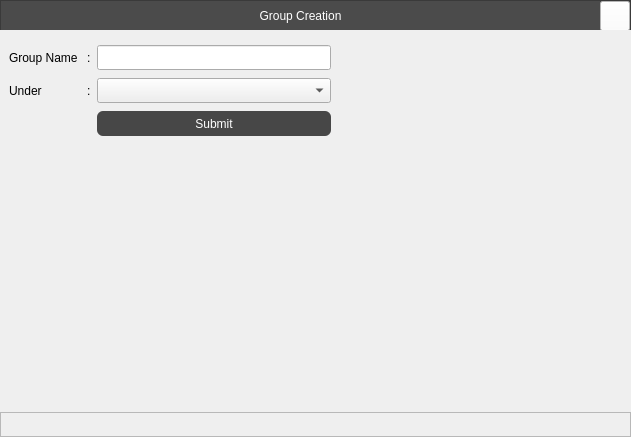
<?xml version="1.0" encoding="UTF-8"?>
<ui version="4.0">
 <class>MainWindow</class>
 <widget class="QMainWindow" name="MainWindow">
  <property name="geometry">
   <rect>
    <x>0</x>
    <y>0</y>
    <width>631</width>
    <height>437</height>
   </rect>
  </property>
  <property name="minimumSize">
   <size>
    <width>0</width>
    <height>0</height>
   </size>
  </property>
  <property name="windowTitle">
   <string>MainWindow</string>
  </property>
  <property name="styleSheet">
   <string notr="true">QWidget{
	font: 11pt &quot;Sitka Text&quot;;
}</string>
  </property>
  <widget class="QWidget" name="centralwidget">
   <layout class="QGridLayout" name="gridLayout_2">
    <property name="leftMargin">
     <number>0</number>
    </property>
    <property name="topMargin">
     <number>0</number>
    </property>
    <property name="rightMargin">
     <number>0</number>
    </property>
    <property name="bottomMargin">
     <number>0</number>
    </property>
    <property name="spacing">
     <number>0</number>
    </property>
    <item row="7" column="0">
     <widget class="QFrame" name="ffooter">
      <property name="maximumSize">
       <size>
        <width>16777215</width>
        <height>25</height>
       </size>
      </property>
      <property name="frameShape">
       <enum>QFrame::StyledPanel</enum>
      </property>
      <property name="frameShadow">
       <enum>QFrame::Raised</enum>
      </property>
     </widget>
    </item>
    <item row="0" column="0">
     <widget class="QFrame" name="fheader">
      <property name="maximumSize">
       <size>
        <width>16777215</width>
        <height>30</height>
       </size>
      </property>
      <property name="styleSheet">
       <string notr="true">background-color: rgb(75,75,75);
color: rgb(255, 255, 255);
font: 75 12pt &quot;Sitka Small&quot;;</string>
      </property>
      <property name="frameShape">
       <enum>QFrame::StyledPanel</enum>
      </property>
      <property name="frameShadow">
       <enum>QFrame::Raised</enum>
      </property>
      <layout class="QGridLayout" name="gridLayout_3">
       <property name="leftMargin">
        <number>0</number>
       </property>
       <property name="topMargin">
        <number>0</number>
       </property>
       <property name="rightMargin">
        <number>0</number>
       </property>
       <property name="bottomMargin">
        <number>0</number>
       </property>
       <property name="spacing">
        <number>0</number>
       </property>
       <item row="0" column="1">
        <widget class="QPushButton" name="pbClose">
         <property name="minimumSize">
          <size>
           <width>30</width>
           <height>30</height>
          </size>
         </property>
         <property name="maximumSize">
          <size>
           <width>30</width>
           <height>30</height>
          </size>
         </property>
         <property name="styleSheet">
          <string notr="true">background-color:white</string>
         </property>
         <property name="text">
          <string/>
         </property>
         <property name="icon">
          <iconset resource="../icons/icons.qrc">
           <normaloff>:/newPrefix/icons/x.svg</normaloff>:/newPrefix/icons/x.svg</iconset>
         </property>
         <property name="iconSize">
          <size>
           <width>20</width>
           <height>20</height>
          </size>
         </property>
        </widget>
       </item>
       <item row="0" column="0">
        <widget class="QLabel" name="lbGroupCreation">
         <property name="minimumSize">
          <size>
           <width>0</width>
           <height>30</height>
          </size>
         </property>
         <property name="styleSheet">
          <string notr="true"/>
         </property>
         <property name="text">
          <string>Group Creation</string>
         </property>
         <property name="alignment">
          <set>Qt::AlignCenter</set>
         </property>
        </widget>
       </item>
      </layout>
     </widget>
    </item>
    <item row="1" column="0">
     <widget class="QWidget" name="widget" native="true">
      <property name="styleSheet">
       <string notr="true">QPushButton{

	font: 75 10pt &quot;Sitka Small&quot;;
border-radius:06px;
background-color: rgb(75,75,75);
color: rgb(255, 255, 255);

}
QPushButton:selected {
  background: #1464A0;
  color: #19232d;
}



</string>
      </property>
      <layout class="QGridLayout" name="gridLayout">
       <property name="leftMargin">
        <number>9</number>
       </property>
       <property name="topMargin">
        <number>15</number>
       </property>
       <property name="rightMargin">
        <number>300</number>
       </property>
       <property name="bottomMargin">
        <number>0</number>
       </property>
       <property name="verticalSpacing">
        <number>8</number>
       </property>
       <item row="2" column="2">
        <widget class="QPushButton" name="pbSubmit">
         <property name="minimumSize">
          <size>
           <width>0</width>
           <height>25</height>
          </size>
         </property>
         <property name="maximumSize">
          <size>
           <width>16777215</width>
           <height>25</height>
          </size>
         </property>
         <property name="styleSheet">
          <string notr="true">background-color: rgb(71, 71, 71);
color: rgb(255, 255, 255);
</string>
         </property>
         <property name="text">
          <string>Submit</string>
         </property>
        </widget>
       </item>
       <item row="1" column="0">
        <widget class="QLabel" name="lable">
         <property name="minimumSize">
          <size>
           <width>0</width>
           <height>25</height>
          </size>
         </property>
         <property name="maximumSize">
          <size>
           <width>16777215</width>
           <height>25</height>
          </size>
         </property>
         <property name="styleSheet">
          <string notr="true"/>
         </property>
         <property name="text">
          <string>Under </string>
         </property>
        </widget>
       </item>
       <item row="0" column="0">
        <widget class="QLabel" name="lbGroupName">
         <property name="minimumSize">
          <size>
           <width>0</width>
           <height>0</height>
          </size>
         </property>
         <property name="maximumSize">
          <size>
           <width>16777215</width>
           <height>30</height>
          </size>
         </property>
         <property name="styleSheet">
          <string notr="true"/>
         </property>
         <property name="text">
          <string>Group Name </string>
         </property>
        </widget>
       </item>
       <item row="1" column="1">
        <widget class="QLabel" name="label">
         <property name="minimumSize">
          <size>
           <width>0</width>
           <height>25</height>
          </size>
         </property>
         <property name="maximumSize">
          <size>
           <width>16777215</width>
           <height>25</height>
          </size>
         </property>
         <property name="text">
          <string>:</string>
         </property>
        </widget>
       </item>
       <item row="3" column="2">
        <widget class="Line" name="line_2">
         <property name="styleSheet">
          <string notr="true">background-color:transparent;</string>
         </property>
         <property name="orientation">
          <enum>Qt::Vertical</enum>
         </property>
        </widget>
       </item>
       <item row="0" column="1">
        <widget class="QLabel" name="label_3">
         <property name="minimumSize">
          <size>
           <width>0</width>
           <height>25</height>
          </size>
         </property>
         <property name="maximumSize">
          <size>
           <width>16777215</width>
           <height>25</height>
          </size>
         </property>
         <property name="text">
          <string>:</string>
         </property>
        </widget>
       </item>
       <item row="0" column="2">
        <widget class="QLineEdit" name="lineEdit">
         <property name="minimumSize">
          <size>
           <width>210</width>
           <height>25</height>
          </size>
         </property>
         <property name="maximumSize">
          <size>
           <width>16777215</width>
           <height>25</height>
          </size>
         </property>
        </widget>
       </item>
       <item row="1" column="2">
        <widget class="QComboBox" name="cbUnderGroup">
         <property name="minimumSize">
          <size>
           <width>210</width>
           <height>25</height>
          </size>
         </property>
         <property name="maximumSize">
          <size>
           <width>16777215</width>
           <height>25</height>
          </size>
         </property>
        </widget>
       </item>
      </layout>
     </widget>
    </item>
   </layout>
  </widget>
 </widget>
 <resources>
  <include location="../icons/icons.qrc"/>
 </resources>
 <connections/>
</ui>
